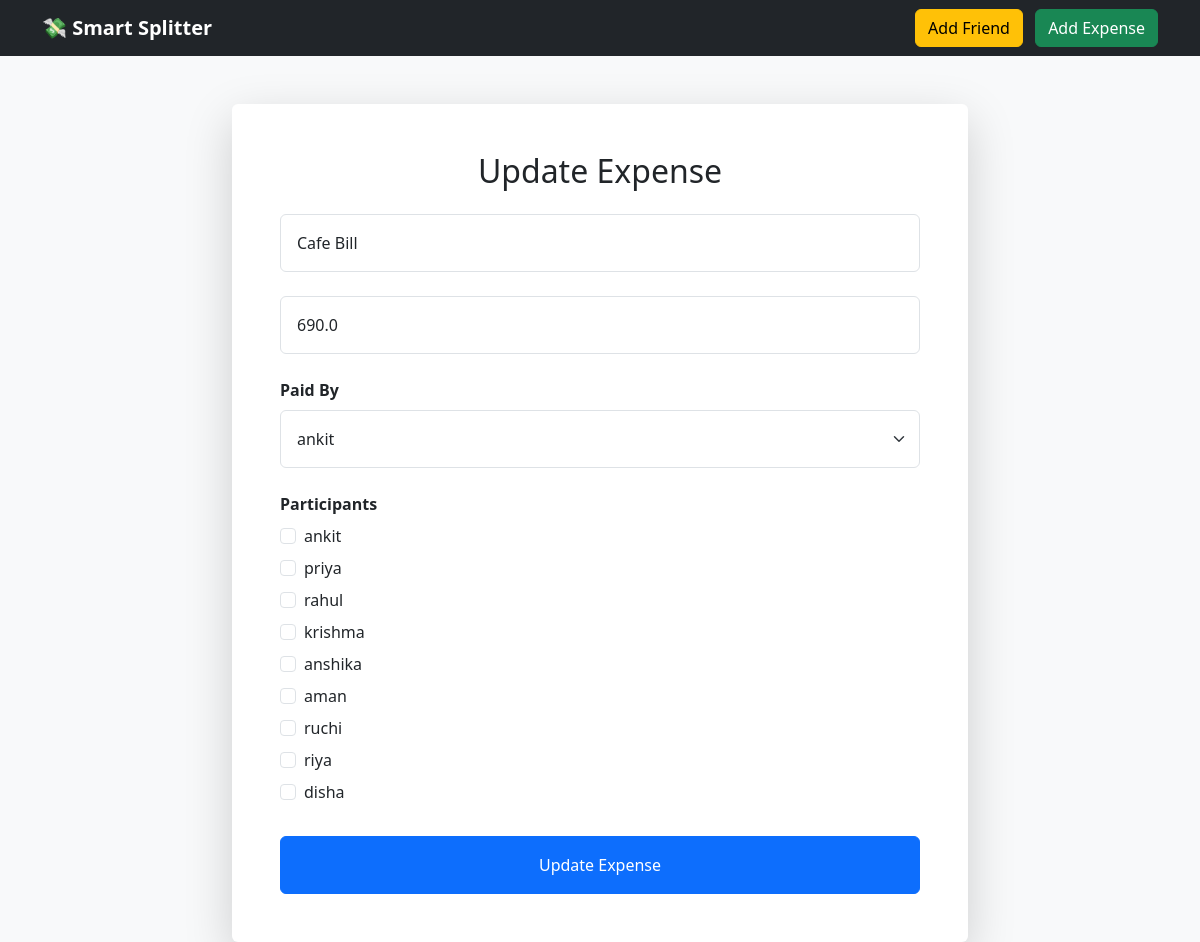
The app's page /update-expense/7/ with its own data.
### app/models.py (models this page shows, shortened)
class Expense(models.Model):
    title = models.CharField(max_length=200)
    amount = models.FloatField()
    paid_by = models.ForeignKey(
        Friend,
        on_delete=models.CASCADE
    )
    participants = models.ManyToManyField(
        Friend,
        related_name='expenses'
    )
    created_at = models.DateTimeField(auto_now_add=True)

class Friend(models.Model):
    name = models.CharField(max_length=100)

### app/views.py (the view, shortened to what this page needs)
def update_expense(request, id):
    expense = Expense.objects.get(id=id)
    friends = Friend.objects.all()
    context = {
        'expense': expense,
        'friends': friends
    }
    return render(
        request,
        'app/update_expense.html',
        context
    )

### app/templates/app/update_expense.html (shortened to what this page needs)
{% extends 'app/base.html' %}
{% block content %}
<div class="row justify-content-center">
    <div class="col-md-8">
        <div class="card shadow-lg border-0">
            <div class="card-body p-5">
                <h2 class="text-center mb-4">
                    Update Expense
                </h2>
                <form method="POST">
                    <input type="text"
                           name="title"
                           value="{{ expense.title }}"
                           class="form-control p-3 mb-4">
                    <input type="number"
                           name="amount"
                           value="{{ expense.amount }}"
                           class="form-control p-3 mb-4">
                    <label class="fw-bold mb-2">
                        Paid By
                    </label>
                    <select name="paid_by"
                            class="form-select p-3 mb-4">
                        {% for friend in friends %}
                        <option value="{{ friend.id }}">
                            {{ friend.name }}
                        </option>
                        {% endfor %}
                    </select>
                    <label class="fw-bold mb-2">
                        Participants
                    </label>
                    {% for friend in friends %}
                    <div class="form-check mb-2">
                        <input type="checkbox"
                               name="participants"
                               value="{{ friend.id }}"
                               class="form-check-input">
                        <label class="form-check-label">
                            {{ friend.name }}
                        </label>
                    </div>
                    {% endfor %}
                    <button class="btn btn-primary w-100 mt-4 p-3">
                        Update Expense
                    </button>
                </form>
            </div>
        </div>
    </div>
</div>
{% endblock %}

### records on screen
Expense: title "Cafe Bill", amount "690.0"
Friend: name "ankit"
Friend: name "priya"
Friend: name "rahul"
Friend: name "krishma"
Friend: name "anshika"
Friend: name "aman"
Friend: name "ruchi"
Friend: name "riya"
Friend: name "disha"

### other values on screen
form field paid_by "ankit"
